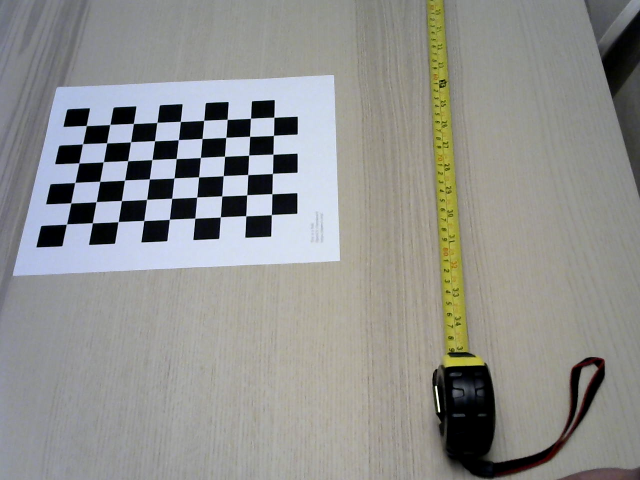
#> input picture calibration_images/chessboard-R0.png, 1280 x 960 px (shown at 1/2 size)
$ python stereo_vision.py   (older library calls are emulated)
#> lines starting #> are read from the running program, lines starting #| are printed output that depends on the picture; pictures that were not available may be replaced by others from this repository, and a replacement may not be noted
import numpy as np
import cv2
from openpyxl import Workbook # Used for writing data into an Excel file
from sklearn.preprocessing import normalize
from imutils.video import VideoStream
import time
import open3d as o3d
from datetime import datetime

# Filtering
kernel= np.ones((3,3),np.uint8)

# [75 lines left out: functions create_point_cloud, save_point_cloud, coords_mouse_disp, not called in this run]

# [12 lines of commented-out code are left out]
wb=Workbook()
ws=wb.active

#*************************************************
#***** Parameters for Distortion Calibration *****
#*************************************************

# Termination criteria
criteria =(cv2.TERM_CRITERIA_EPS + cv2.TERM_CRITERIA_MAX_ITER, 30, 0.001)
criteria_stereo= (cv2.TERM_CRITERIA_EPS + cv2.TERM_CRITERIA_MAX_ITER, 30, 0.001)

# Prepare object points
objp = np.zeros((9*6,3), np.float32)
objp[:,:2] = np.mgrid[0:9,0:6].T.reshape(-1,2)

# Arrays to store object points and image points from all images
objpoints= []   # 3d points in real world space
imgpointsR= []   # 2d points in image plane
imgpointsL= []

# Start calibration from the camera
print('Starting calibration for the 2 cameras... ')
# Call all saved images
for i in range(0,50):   # Put the number of pictures you have taken for the calibration in range(0,?), starting from the image number 0
    t= str(i)
    ChessImaR= cv2.imread('calibration_images/chessboard-R'+t+'.png',0)    # Right side
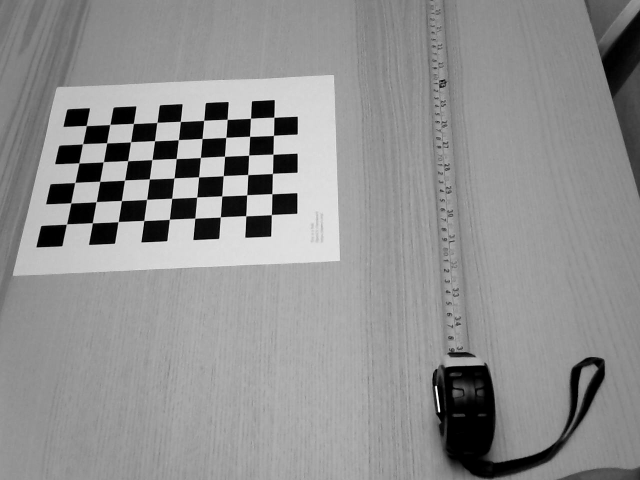
#> ChessImaR: shape (960, 1280) (shown at 1/2 size); min 0, max 255, mean 143.6
    ChessImaL= cv2.imread('calibration_images/chessboard-L'+t+'.png',0)    # Left side
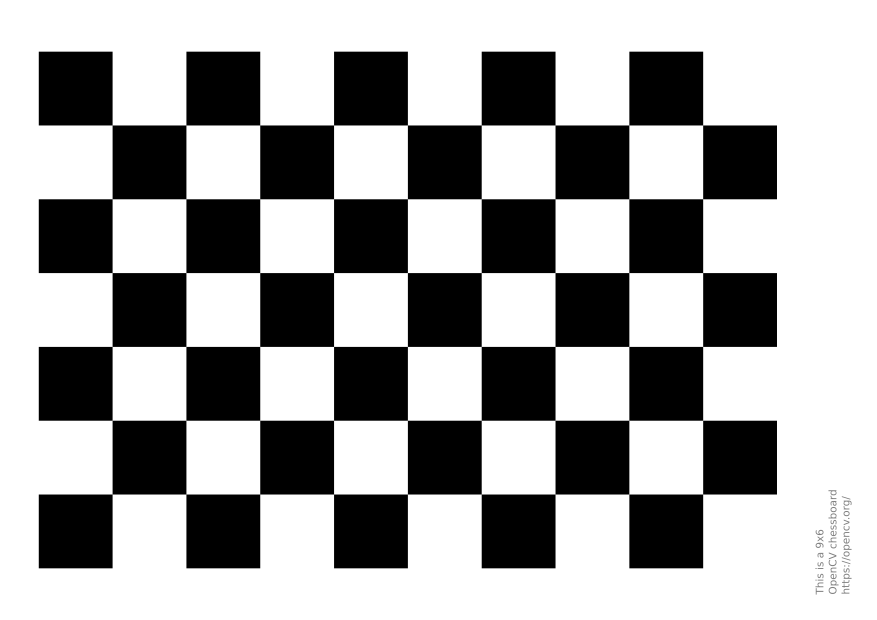
#> input picture 9x6chessboard.png, 1754 x 1240 px, given in place of chessboard-L0.png, which was not available (shown at 1/2 size)
#> ChessImaL is the input picture: shape (1240, 1754); min 0, max 255, mean 165.4
    retR, cornersR = cv2.findChessboardCorners(ChessImaR,(9,6),None)  # Define the number of chess corners we are looking for
#> retR = True; cornersR = 54 rows, first 8: [172.6, 251.5], [219.9, 249.5], [267.1, 247.3], [314.6, 244.7], [361, 243.2], [407.7, 241.4], [454.7, 238.8], [501.3, 236.9]
    retL, cornersL = cv2.findChessboardCorners(ChessImaL,(9,6),None)  # Left side
#> retL = True; cornersL = 54 rows, first 8: [224.6, 250.5], [372.4, 250.5], [520, 250.5], [667.6, 250.5], [815.4, 250.5], [962.9, 250.5], [1110.5, 250.5], [1258.3, 250.5]
    if (True == retR) & (True == retL):
        objpoints.append(objp)
        cv2.cornerSubPix(ChessImaR,cornersR,(11,11),(-1,-1),criteria)
        cv2.cornerSubPix(ChessImaL,cornersL,(11,11),(-1,-1),criteria)
        imgpointsR.append(cornersR)
        imgpointsL.append(cornersL)
#> pass 2 of the loop `for i in range(0,50):`:
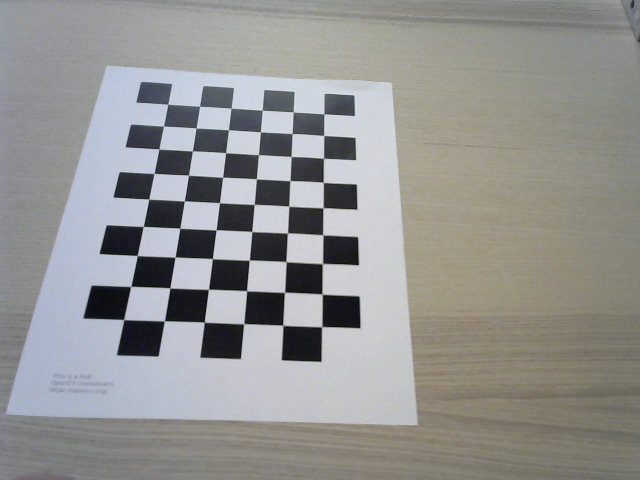
#> input picture calibration_images/chessboard-R1.png, 1280 x 960 px (shown at 1/2 size)
#> `ChessImaR= cv2.imread('calibration_images/chessboard-R'+t+'.png',0)`:
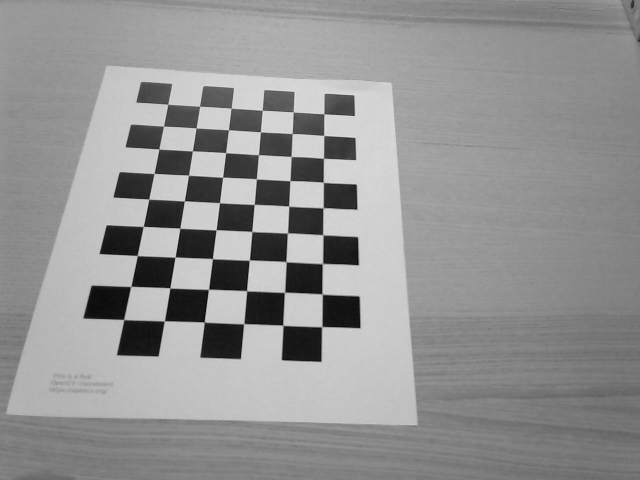
#> ChessImaR: shape (960, 1280) (shown at 1/2 size); min 0, max 243, mean 146.9
#> cornersR = 54 rows, first 8: [648.1, 227.9], [647, 271], [647.8, 316.2], [645.9, 363.6], [646.5, 416], [644.5, 469.3], [647.4, 526.8], [643.2, 587.5]
#> cornersL = 54 rows, first 8: [172.6, 251.5], [219.9, 249.5], [267.1, 247.3], [314.6, 244.7], [361, 243.2], [407.7, 241.4], [454.7, 238.8], [501.3, 236.9]
#> (the run stopped early here; a loop or call above may not have finished)
